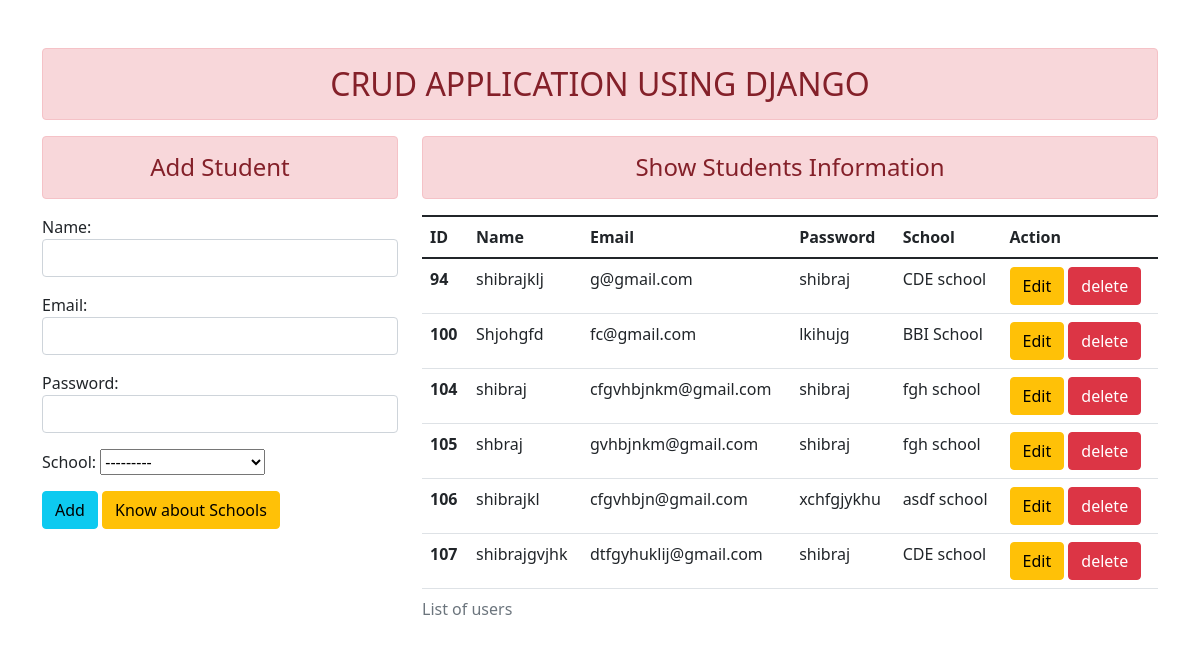
The page / on the database its author committed.
### enroll/models.py (models this page shows, shortened)
class School(models.Model):
    name = models.CharField(max_length=100)
    address = models.CharField(max_length=200)
    contact = models.CharField(max_length=100)
    is_active = models.BooleanField(default=True)
    def __str__(self):
        return self.name

class User(models.Model):
    name = models.CharField(max_length=70, unique=True)
    email = models.CharField(max_length=100, unique=True)
    password = models.CharField(max_length=100)
    school = models.ForeignKey(School, on_delete=models.PROTECT, default=None)

### enroll/views.py (the view)
# urls.py: path("", views.add_show, name="addandshow"),
def add_show(request):
    fm = StudentRegistration(request.POST)
    if request.method == 'POST':
        if fm.is_valid():
            school = fm.cleaned_data['school']
            if school.is_active:
                nm = fm.cleaned_data['name']
                em = fm.cleaned_data['email']
                pw = fm.cleaned_data['password']
                if User.objects.filter(email=em).exists():
                    return render(request, 'enroll/addandshow.html', {'form': fm, 'error_message': 'User with this email already exists.'})
                if User.objects.filter(name=nm).exists():
                    return render(request, 'enroll/addandshow.html', {'form': fm, 'error_message': 'User with this email already exists.'})
                reg = User(name=nm, email=em, password=pw,school=school)
                reg.save()
                fm = StudentRegistration()
            else:
                return render(request, 'enroll/addandshow.html', {'form': fm, 'error_message': 'The selected school is not active now'})
    else:
        fm = StudentRegistration()
    stud = User.objects.all()
    return render(request, 'enroll/addandshow.html', {'form': fm, 'stu':stud})

### enroll/forms.py
class StudentRegistration(forms.ModelForm):
    class Meta:
        model = User
        fields = ['name', 'email', 'password', 'school']
        widgets = {
            'name': forms.TextInput(attrs={'class':'form-control'}),
            'email': forms.EmailInput(attrs={'class':'form-control'}),
            'password': forms.PasswordInput( render_value=True, attrs={'class':'form-control'}),
        }

### enroll/templates/enroll/addandshow.html (shortened to what this page needs)
{% extends 'enroll/base.html' %}
{% block content %}
 <div class="row">
    <div class="col-md-4">
        <h4 class="text-center alert alert-danger">Add Student</h4>
        <form action="" method="POST">
           {{form.as_p}}
           <input type="submit" class="btn btn-info" value="Add">
           <a href="{% url 'schools'  %}" class="btn btn-warning">Know about Schools</a>
        </form>
    </div>
     <div class="col-sm-8">
        <h4 class="text-center alert alert-danger">Show Students Information</h4>
        {% if stu %}
        <table class="table">
            <caption>List of users</caption>
            <thead>
              <tr>
                <th scope="col">ID</th>
                <th scope="col">Name</th>
                <th scope="col">Email</th>
                <th scope="col">Password</th>
                <th scope="col">School</th>
                <th scope="col">Action</th>
              </tr>
            </thead>
            <tbody>
                {% for st in stu %}
              <tr>
                <th scope="row">{{st.id}}</th>
                <td>{{st.name}}</td>
                <td>{{st.email}}</td>
                <td>{{st.password}}</td>
                <td>{{st.school.name}}</td>
                <td>
                    <a href="{% url 'updatedata' st.id %}" class="btn btn-warning">Edit</a>
                   <form action="{% url 'deletedata' st.id %}" method="post" class="d-inline">
                    <input type="submit" value="delete" class="btn btn-danger">
                   </form>
                </td>
              </tr>
             {% endfor %}
            </tbody>
          </table>
          {% else %}
          <h4 class="text-center alert alert-Warning">No Records Found</h4>
        {% endif %}
     </div>
 </div>
{% endblock content %}

### enroll/templates/enroll/base.html (shortened to what this page needs)
<!doctype html>
<html lang="en">
  <head>
    <link href="https://cdn.jsdelivr.net/npm/bootstrap@5.1.3/dist/css/bootstrap.min.css" rel="stylesheet">
  </head>
  <body>
    <div class="container mt-5">
        <h2 class="text-center alert alert-danger">CRUD APPLICATION USING DJANGO </h2>
        {% block content %}
        {% endblock content %}
    </div>
  </body>
</html>

### rows shown on the page
User: id "94", name "shibrajklj", email "g@gmail.com", password "shibraj", school.name "CDE school"
User: id "100", name "Shjohgfd", email "fc@gmail.com", password "lkihujg", school.name "BBI School"
User: id "104", name "shibraj", email "cfgvhbjnkm@gmail.com", password "shibraj", school.name "fgh school"
User: id "105", name "shbraj", email "gvhbjnkm@gmail.com", password "shibraj", school.name "fgh school"
User: id "106", name "shibrajkl", email "cfgvhbjn@gmail.com", password "xchfgjykhu", school.name "asdf school"
User: id "107", name "shibrajgvjhk", email "dtfgyhuklij@gmail.com", password "shibraj", school.name "CDE school"
